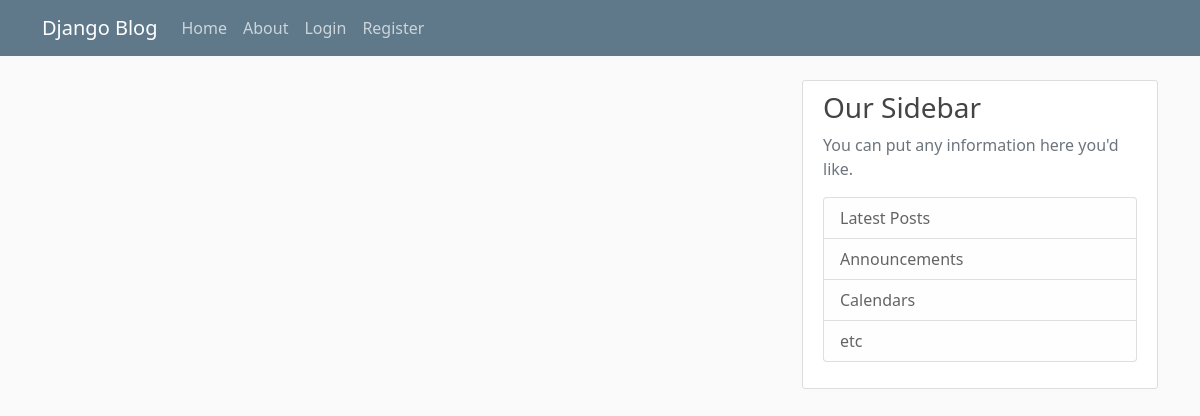
/blog/, run on an earlier commit of the app's database.
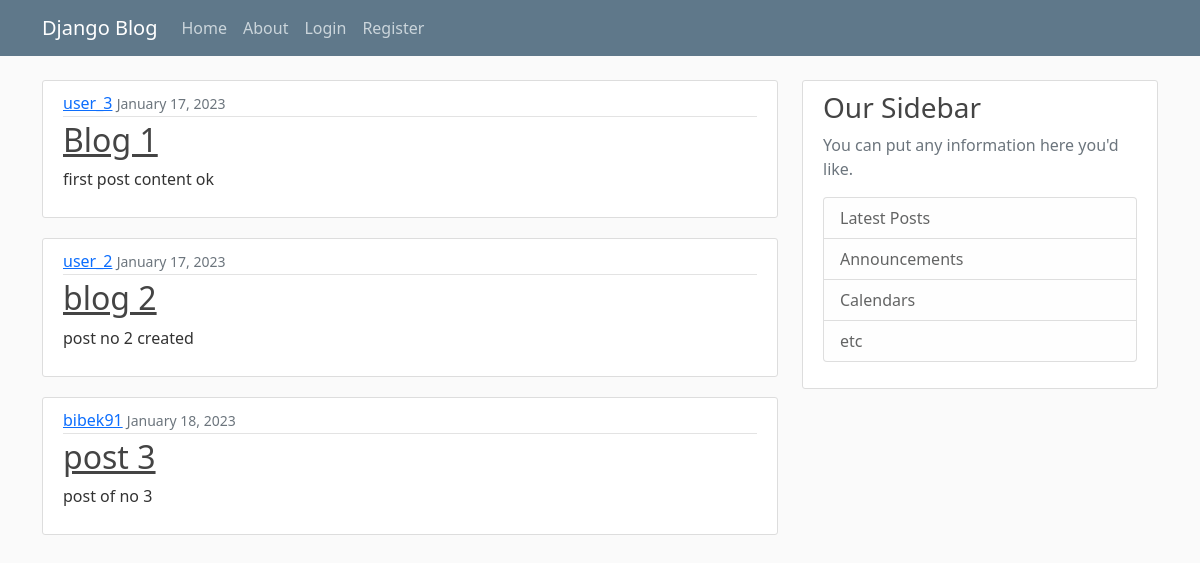
And on a later commit of the database.
### blog/models.py (models this page shows, shortened)
class Posts(models.Model):
    title = models.CharField(max_length=100)
    content = models.TextField()
    date_posted = models.DateTimeField(default=timezone.now)
    author = models.ForeignKey(User, on_delete=models.CASCADE)

### blog/views.py (the view)
# urls.py: path('', views.home, name = "blog-home"),
def home(request):
    context = {
        'posts': Posts.objects.all(),
        'title' : 'Django'
    }
    return render(request, 'blog/home.html', context)

### blog/templates/blog/home.html
{% extends 'blog/base.html' %}
{% block content %}
{% for post in posts %}
        <article class="media content-section">
          <div class="media-body">
            <div class="article-metadata">
              <a class="mr-2" href="#">{{ post.author }}</a>
              <small class="text-muted">{{ post.date_posted|date:'F d, Y' }}</small>
            </div>
            <h2><a class="article-title" href="#">{{ post.title }}</a></h2>
            <p class="article-content">{{ post.content }}</p>
          </div>
        </article>
    {% endfor %}
{% endblock content %}

### blog/templates/blog/base.html (shortened to what this page needs)
{% load static %}
<!DOCTYPE html>
<html lang="en">
<head>
    <link href="https://cdn.jsdelivr.net/npm/bootstrap@5.0.2/dist/css/bootstrap.min.css" rel="stylesheet">
    <link rel="stylesheet" href="{% static 'blog/main.css' %}">
</head>
<body>
    <header class="site-header">
        <nav class="navbar navbar-expand-md navbar-dark bg-steel fixed-top">
          <div class="container">
            <a class="navbar-brand mr-4" href="{% url 'blog-home' %}">Django Blog</a>
            <div class="collapse navbar-collapse" id="navbarToggle">
              <div class="navbar-nav mr-auto">
                <a class="nav-item nav-link" href="{% url 'blog-home' %}">Home</a>
                <a class="nav-item nav-link" href="{% url 'blog-about' %}">About</a>
              </div>
              <div class="navbar-nav">
                <a class="nav-item nav-link" href="#">Login</a>
                <a class="nav-item nav-link" href="#">Register</a>
              </div>
            </div>
          </div>
        </nav>
      </header>
      <main role="main" class="container">
        <div class="row">
          <div class="col-md-8">
            {% block content %}{% endblock content%}
          </div>
          <div class="col-md-4">
            <div class="content-section">
              <h3>Our Sidebar</h3>
              <p class='text-muted'>You can put any information here you'd like.
                <ul class="list-group">
                  <li class="list-group-item list-group-item-light">Latest Posts</li>
                  <li class="list-group-item list-group-item-light">Announcements</li>
                  <li class="list-group-item list-group-item-light">Calendars</li>
                  <li class="list-group-item list-group-item-light">etc</li>
                </ul>
              </p>
            </div>
          </div>
        </div>
      </main>
</body>
</html>

### blog/static/blog/main.css (style rules this page uses)
body { background: #fafafa; color: #333333; margin-top: 5rem; }
h1, h2, h3, h4, h5, h6 { color: #444444; }
ul { margin: 0; }
.bg-steel { background-color: #5f788a; }
.site-header .navbar-nav .nav-link { color: #cbd5db; }
.content-section { background: #ffffff; padding: 10px 20px; border: 1px solid #dddddd; border-radius: 3px; margin-bottom: 20px; }
.article-title { color: #444444; }
.article-content { white-space: pre-line; }
.article-metadata { padding-bottom: 1px; margin-bottom: 4px; border-bottom: 1px solid #e3e3e3 }

What changed in the data, as far as the page shows it:
added Posts: author "user_3", date_posted "January 17, 2023", title "Blog 1", content "first post content ok"
added Posts: author "user_2", date_posted "January 17, 2023", title "blog 2", content "post no 2 created"
added Posts: author "bibek91", date_posted "January 18, 2023", title "post 3", content "post of no 3"
